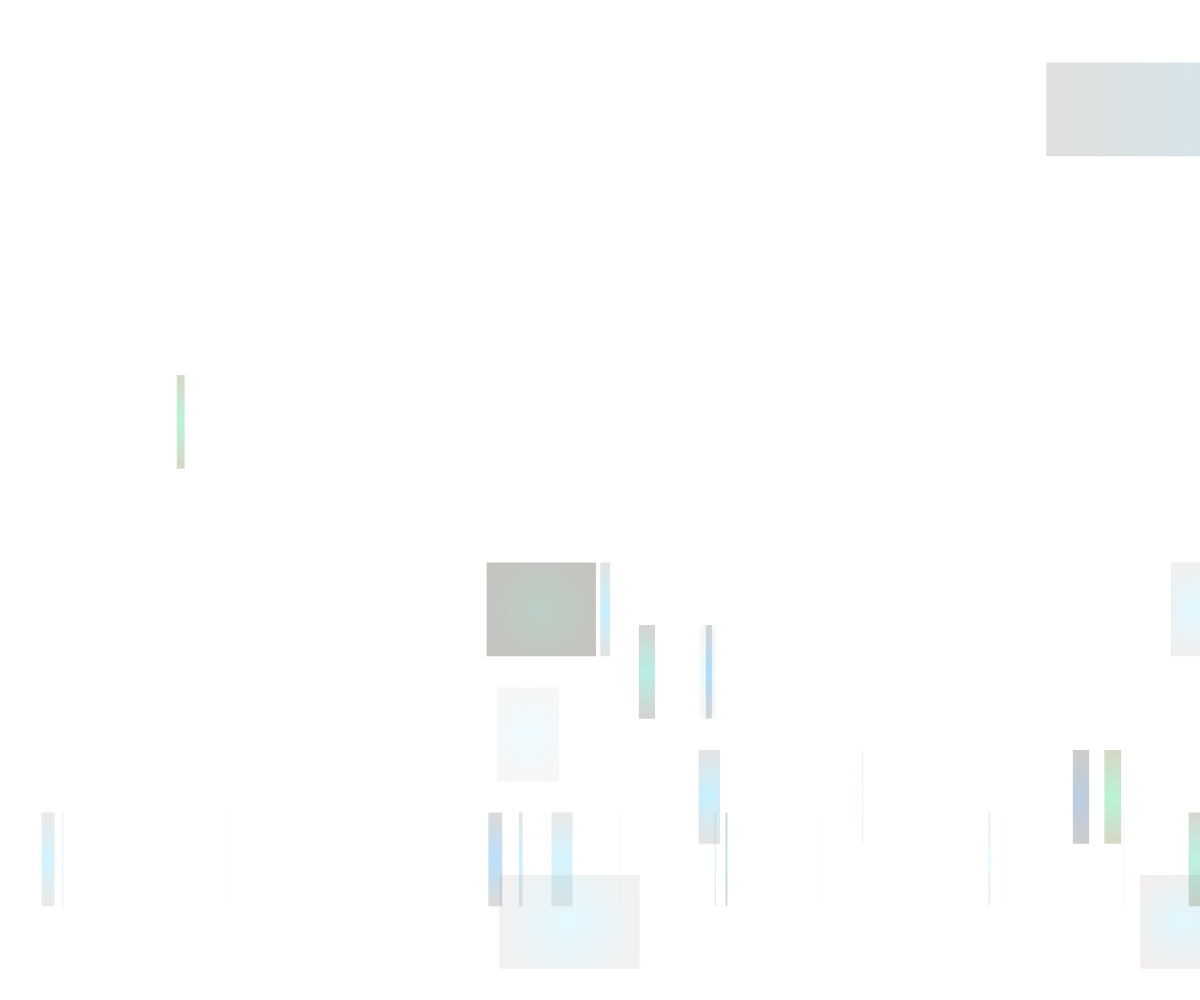
Frame 1 (no input)
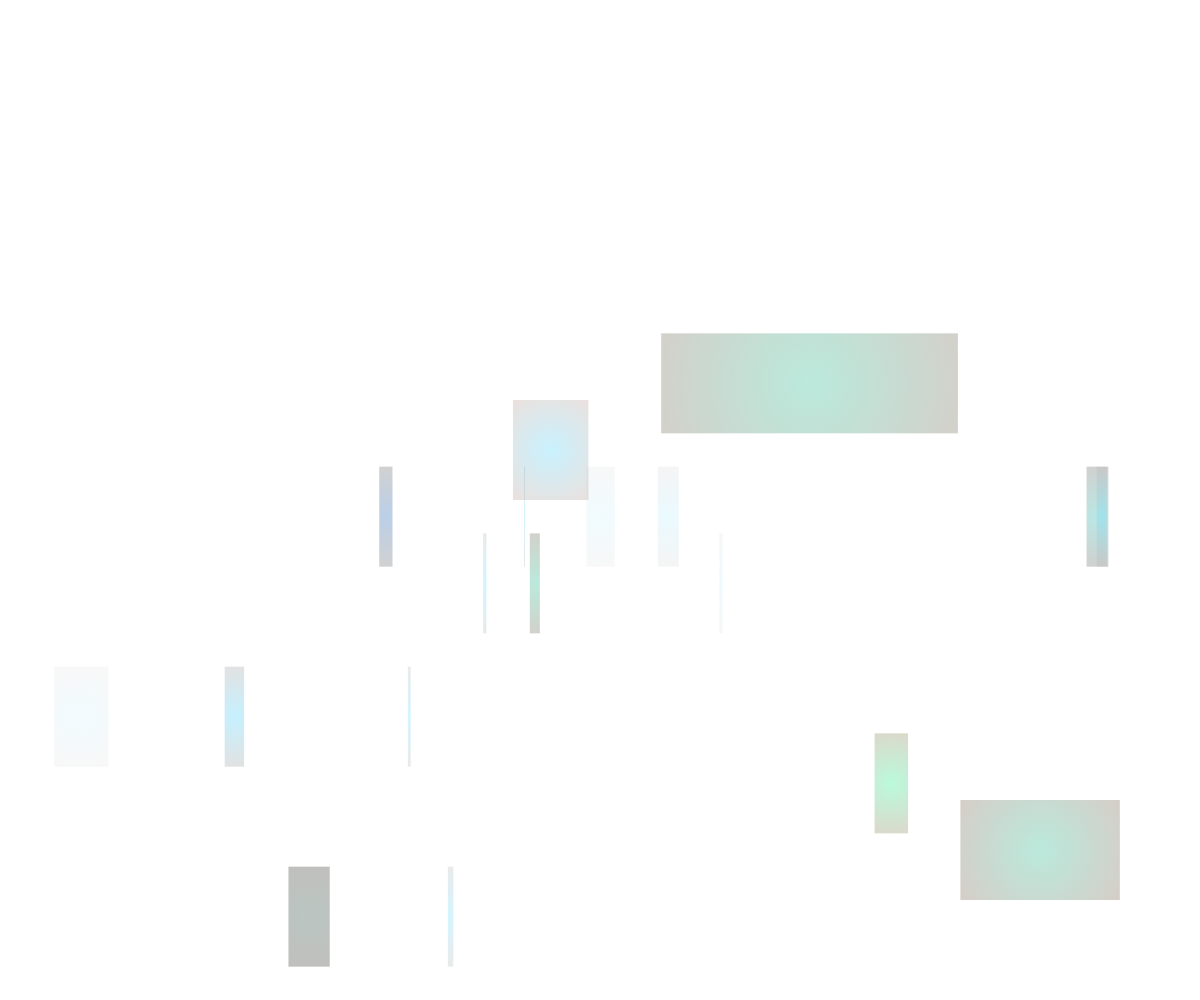
Frame 2 (the mouse pressed at the canvas centre, redrawn once)

The p5.js sketch that drew these frames (run headless with seeded random() and noise() and a simulated clock; the mouse was pressed at the canvas centre and the sketch redrawn once):

// p5.js sketch
// ── sketch.js
'use strict';

var colorCount = 20;
var hueValues = [];
var saturationValues = [];
var brightnessValues = [];
var actRandomSeed = 0;
var alphaValue = 27; // step two



function setup() {
  createCanvas(windowWidth, windowHeight);
  colorMode(HSB, 360, 100, 100, 100);
  noStroke();
}

function draw() {
  background(144);
  noLoop();
  //  randomSeed(actRandomSeed);

  // ------ colors ------
  // create palette
  for (var i = 0; i < colorCount; i++) {
    if (i % 2 == 0) {
      hueValues[i] = random(130, 220);
      saturationValues[i] = 100;
      brightnessValues[i] = random(15, 100);
    } else {
      hueValues[i] = 195;
      saturationValues[i] = random(20, 100);
      brightnessValues[i] = 100;
    }
  }

  // ------ area tiling ------
  // count tiles
  var counter = 0;
  // row count and row height
  var rowCount = int(random(5, 30));
  var rowHeight = height / rowCount;

  // seperate each line in parts
  for (var i = rowCount; i >= 0; i--) {
    // how many fragments
    var partCount = i + 1;
    var parts = [];

    for (var ii = 0; ii < partCount; ii++) {
      // sub fragments or not?
      if (random() < 0.075) {
        // take care of big values
        var fragments = int(random(2, 20));
        partCount = partCount + fragments;
        for (var iii = 0; iii < fragments; iii++) {
          parts.push(random(2));
        }
      } else {
        parts.push(random(2, 20));
      }
    }

    // add all subparts
    var sumPartsTotal = 0;
    for (var ii = 0; ii < partCount; ii++) {
      sumPartsTotal += parts[ii];
    }

    // draw rects
    var sumPartsNow = 0;
    for (var ii = 0; ii < parts.length; ii++) {
      sumPartsNow += parts[ii];
      // PART THREE
      if (random() < 0.045) {
        // var x = map(sumPartsNow, 0, sumPartsTotal, 0, width);
        // var y = rowHeight * i;
        // var w = -map(parts[ii], 0, sumPartsTotal, 0, width);
        // var h = rowHeight * 1.5;


        // STEP FOUR
        var w = map(parts[ii], 0, sumPartsTotal, 0, width);
        var h = rowHeight * 1.5
        var px1 = map(sumPartsNow, 0, sumPartsTotal, 0, width);
        var px2 = px1 + w;
        var py1 = rowHeight * i;
        var py2 = py1 + h;
        var index = counter % colorCount;

        //   var col1 = color(0);
        //   var col2 = color(hueValues[index], saturationValues[index], brightnessValues[index], alphaValue);
        //   //STEP TWO
        //   gradient(x, y, w, h, col1, col2);

        // STEP FOUR
        var col1 = color(hueValues[index], saturationValues[index], brightnessValues[index], alphaValue);
        // create complementary color
        var col2 = color(hueValues[index] - 180, saturationValues[index], brightnessValues[index], alphaValue);
        centerGradient(px1, py1, 0, px2, py2, max(w, h), col1, col2);
      }

      //      STEP ONE // var col = color(hueValues[index], saturationValues[index], brightnessValues[index]);
      // fill(col);
      // rect(x, y, w, h);

      counter++;
    }
  }


}



// // STEP TWO
// function gradient(x, y, w, h, c1, c2) {
//   var ctx = drawingContext; // global canvas context p5.js var
//   var grd = ctx.createLinearGradient(x, y, x, y + h);
//   grd.addColorStop(0, c1.toString());
//   grd.addColorStop(1, c2.toString());
//   ctx.fillStyle = grd;
//   ctx.fillRect(x, y, w, h);

function centerGradient(x1, y1, r1, x2, y2, r2, c1, c2) {
  var ctx = drawingContext; // global canvas context p5.js var
  var cx = x1 + (x2 - x1) / 2;
  var cy = y1 + (y2 - y1) / 2;
  var grd = ctx.createRadialGradient(cx, cy, r1, cx, cy, r2);
  grd.addColorStop(0, c1.toString());
  grd.addColorStop(1, c2.toString());
  ctx.fillStyle = grd;
  ctx.fillRect(x1, y1, x2 - x1, y2 - y1);
}
